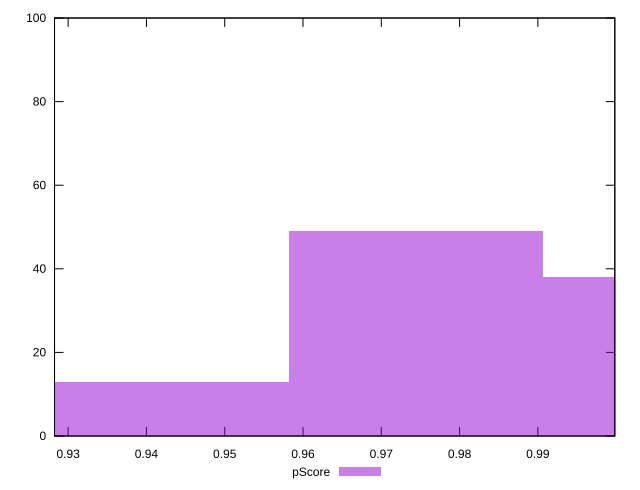

Source code (gnuplot):
reset

$pScore <<EOF
0.9419591399755567 13
0.9744404896298863 49
1.0069218392842159 38
EOF

set key outside below
set boxwidth 0.03248134965432954
set xrange [0.9282610589733964:0.9998298885804049]
set yrange [0:100]
set trange [0:100]
set style fill transparent solid 0.5 noborder
set terminal svg size 640, 490 enhanced background rgb 'white'
set output "report/report_00029_2021-02-24T13-36-40.390Z/first-cpu-idle/samples/agenda/pScore/histogram.svg"

plot $pScore title "pScore" with boxes

reset
